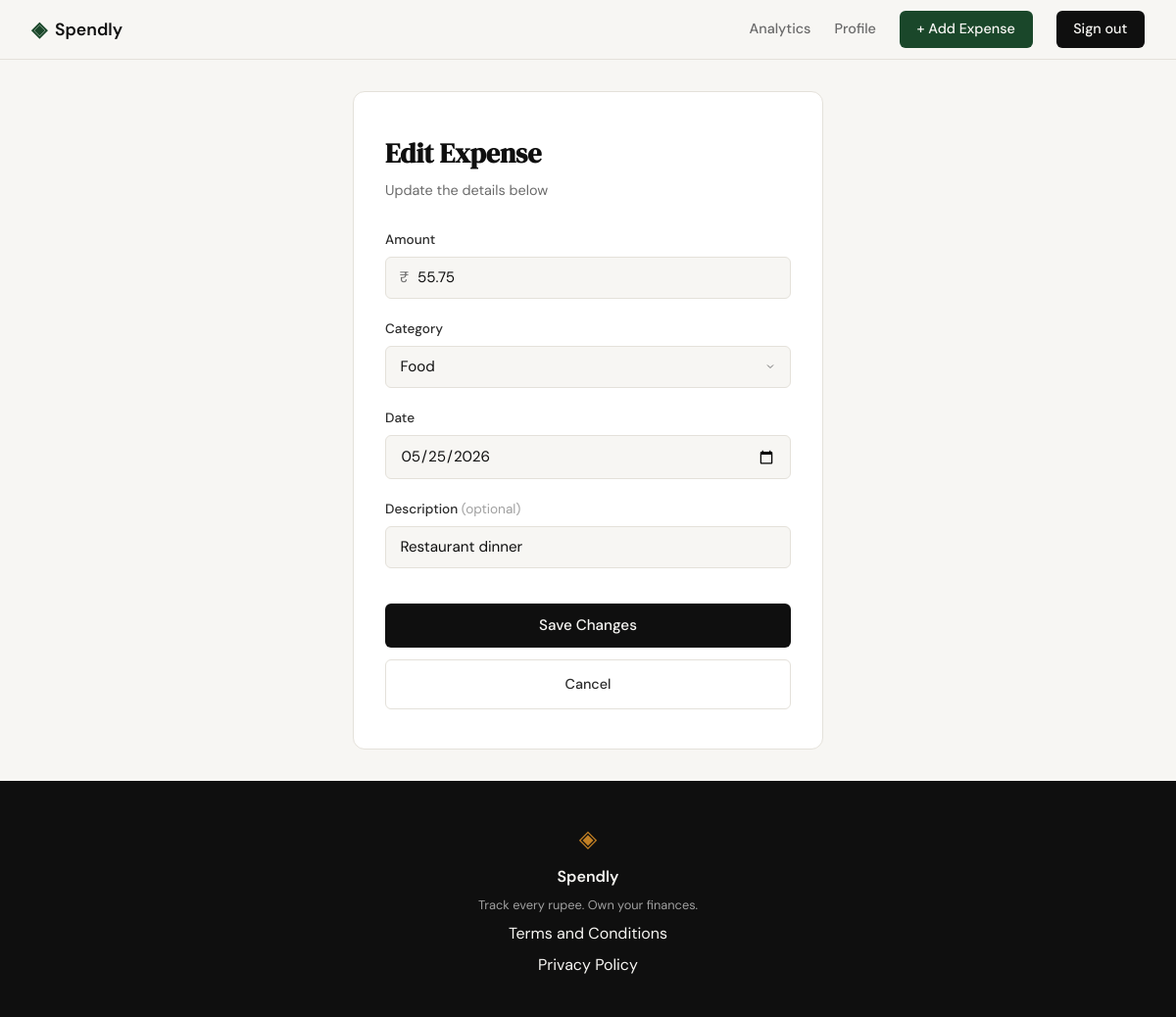
The page /expenses/8/edit (signed in) on the database as committed earlier.
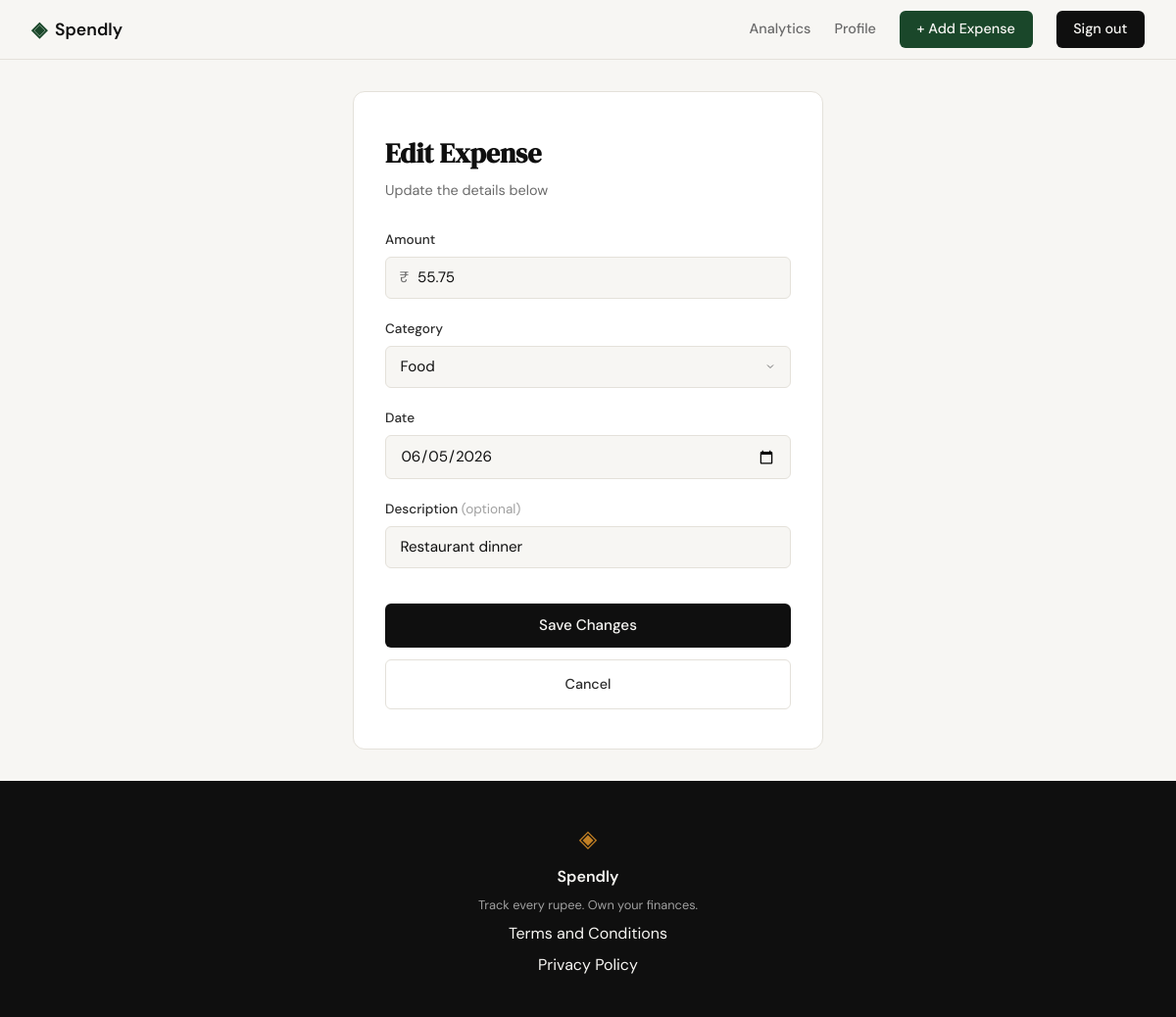
The same page on the database as committed later.
### tables this page shows
CREATE TABLE expenses (
            id          INTEGER PRIMARY KEY AUTOINCREMENT,
            user_id     INTEGER NOT NULL REFERENCES users(id),
            amount      REAL    NOT NULL,
            category    TEXT    NOT NULL,
            date        TEXT    NOT NULL,
            description TEXT,
            created_at  TEXT    DEFAULT (datetime('now'))
        );

### app.py (the view, shortened to what this page needs)
@app.route("/expenses/<int:expense_id>/edit", methods=["GET", "POST"])
def edit_expense(expense_id):
    if not session.get("user_id"):
        return redirect(url_for("login"))
    expense = get_expense_by_id(expense_id, session["user_id"])
    if expense is None:
        abort(404)
    if request.method == "GET":
        return render_template(
            "edit_expense.html",
            expense=expense,
            categories=CATEGORIES,
            selected_category=expense["category"],
        )

### database/db.py (called while the page is built)
def get_db():
    conn = sqlite3.connect(DB_PATH)
    conn.row_factory = sqlite3.Row
    conn.execute("PRAGMA foreign_keys = ON")
    return conn

### database/queries.py (called while the page is built)
def get_expense_by_id(expense_id, user_id):
    conn = get_db()
    try:
        row = conn.execute(
            "SELECT id, amount, category, date, description FROM expenses WHERE id = ? AND user_id = ?",
            (expense_id, user_id),
        ).fetchone()
    finally:
        conn.close()
    if row is None:
        return None
    return {
        "id":          row["id"],
        "amount":      row["amount"],
        "category":    row["category"],
        "date":        row["date"],
        "description": row["description"] or "",
    }

### templates/edit_expense.html (shortened to what this page needs)
{% extends "base.html" %}
{% block head %}
<link rel="stylesheet" href="{{ url_for('static', filename='css/add_expense.css') }}">
{% endblock %}
{% block content %}
<div class="add-expense-container">
  <div class="add-expense-card">
    <div class="add-expense-header">
      <h1 class="add-expense-title">Edit Expense</h1>
      <p class="add-expense-subtitle">Update the details below</p>
    </div>
    <form method="POST" action="{{ url_for('edit_expense', expense_id=expense.id) }}" class="add-expense-form">
      <div class="form-group">
        <label class="form-label" for="amount">Amount</label>
        <div class="currency-input-wrapper">
          <span class="currency-symbol">₹</span>
          <input
            class="form-input currency-input"
            type="number"
            id="amount"
            name="amount"
            step="0.01"
            min="0.01"
            placeholder="0.00"
            value="{{ form.amount if form else expense.amount }}"
            required
          >
        </div>
      </div>
      <div class="form-group">
        <label class="form-label" for="category">Category</label>
        <select class="form-input form-select" id="category" name="category" required>
          {% for cat in categories %}
          <option value="{{ cat }}" {% if cat == selected_category %}selected{% endif %}>{{ cat }}</option>
          {% endfor %}
        </select>
      </div>
      <div class="form-group">
        <label class="form-label" for="date">Date</label>
        <input
          class="form-input"
          type="date"
          id="date"
          name="date"
          value="{{ form.date if form else expense.date }}"
          required
        >
      </div>
      <div class="form-group">
        <label class="form-label" for="description">Description <span class="form-optional">(optional)</span></label>
        <input
          class="form-input"
          type="text"
          id="description"
          name="description"
          maxlength="200"
          placeholder="e.g. Lunch with friends"
          value="{{ form.description if form else expense.description }}"
        >
      </div>
      <div class="add-expense-actions">
        <button type="submit" class="btn-submit">Save Changes</button>
        <a href="{{ url_for('profile') }}" class="btn-ghost">Cancel</a>
      </div>
    </form>
  </div>
</div>
{% endblock %}

### templates/base.html (shortened to what this page needs)
<!DOCTYPE html>
<html lang="en">
<head>
    <link rel="stylesheet" href="{{ url_for('static', filename='css/style.css') }}">
    {% block head %}{% endblock %}
</head>
<body>
    <nav class="navbar">
        <div class="nav-inner">
            <a href="{{ url_for('landing') }}" class="nav-brand">
                <span class="brand-icon">◈</span>
                <span class="brand-name">Spendly</span>
            </a>
            <div class="nav-links">
                {% if session.get('user_id') %}
                    <a href="{{ url_for('analytics') }}" class="{{ 'nav-active' if request.endpoint == 'analytics' else '' }}">Analytics</a>
                    <a href="{{ url_for('profile') }}" class="{{ 'nav-active' if request.endpoint == 'profile' else '' }}">Profile</a>
                    <a href="{{ url_for('add_expense') }}" class="nav-cta-accent {{ 'nav-active' if request.endpoint == 'add_expense' else '' }}">+ Add Expense</a>
                    <a href="{{ url_for('logout') }}" class="nav-cta">Sign out</a>
                {% else %}
                    <a href="{{ url_for('login') }}">Sign in</a>
                    <a href="{{ url_for('register') }}" class="nav-cta">Get started</a>
                {% endif %}
            </div>
        </div>
    </nav>
    <main class="main-content">
        {% block content %}{% endblock %}
    </main>
    <footer class="footer">
        <div class="footer-inner">
            <span class="brand-icon">◈</span>
            <span class="footer-name">Spendly</span>
            <p class="footer-copy">Track every rupee. Own your finances.</p>
            <a href="/terms">Terms and Conditions</a>
            <a href="/privacy">Privacy Policy</a>
        </div>
    </footer>
</body>
</html>

### static/css/style.css (style rules this page uses)
:root { --ink: #0f0f0f; --ink-soft: #2d2d2d; --ink-muted: #6b6b6b; --ink-faint: #a0a0a0; --paper: #f7f6f3; --paper-warm: #f0ede6; --paper-card: #ffffff; --accent: #1a472a; --accent-light: #e8f0eb; --accent-2: #c17f24; --accent-2-light: #fdf3e3; --danger: #c0392b; --danger-light: #fdecea; --border: #e4e1da; --border-soft: #eeebe4; --font-display: 'DM Serif Display', Georgia, serif; --font-body: 'DM Sans', system-ui, sans-serif; --max-width: 1200px; --auth-width: 440px; --radius-sm: 6px; --radius-md: 12px; --radius-lg: 20px; }
*, *::before, *::after { box-sizing: border-box; margin: 0; padding: 0; }
html { font-size: 16px; scroll-behavior: smooth; }
body { background: var(--paper); color: var(--ink); font-family: var(--font-body); font-size: 1rem; line-height: 1.6; -webkit-font-smoothing: antialiased; }
a { color: inherit; text-decoration: none; }
.navbar { position: sticky; top: 0; z-index: 100; background: var(--paper); border-bottom: 1px solid var(--border); padding: 0 2rem; }
.nav-inner { max-width: var(--max-width); margin: 0 auto; height: 60px; display: flex; align-items: center; justify-content: space-between; }
.nav-brand { display: flex; align-items: center; gap: 0.5rem; font-family: var(--font-body); font-weight: 600; font-size: 1.1rem; color: var(--ink); }
.brand-icon { color: var(--accent); font-size: 1.3rem; }
.brand-name { color: var(--ink); }
.nav-links { display: flex; align-items: center; gap: 1.5rem; font-size: 0.9rem; font-weight: 500; }
.nav-links a { color: var(--ink-muted); transition: color 0.2s; }
.nav-cta { background: var(--ink) !important; color: var(--paper) !important; padding: 0.45rem 1.1rem; border-radius: var(--radius-sm); transition: background 0.2s !important; }
.nav-cta-accent { background: var(--accent) !important; color: var(--paper) !important; padding: 0.45rem 1.1rem; border-radius: var(--radius-sm); transition: background 0.2s !important; }
.main-content { min-height: calc(100vh - 60px - 100px); }
.btn-ghost { display: inline-block; background: transparent; color: var(--ink-soft); padding: 0.65rem 1.5rem; border-radius: var(--radius-sm); font-size: 0.9rem; font-weight: 500; border: 1px solid var(--border); transition: all 0.2s; text-decoration: none; }
.form-group { margin-bottom: 1.25rem; }
.form-group label { display: block; font-size: 0.85rem; font-weight: 500; color: var(--ink-soft); margin-bottom: 0.4rem; }
.form-input { width: 100%; padding: 0.6rem 0.875rem; border: 1px solid var(--border); border-radius: var(--radius-sm); font-family: var(--font-body); font-size: 0.95rem; color: var(--ink); background: var(--paper); outline: none; transition: border-color 0.2s; }
.form-input::placeholder { color: var(--ink-faint); }
.btn-submit { width: 100%; padding: 0.7rem; background: var(--ink); color: var(--paper); border: none; border-radius: var(--radius-sm); font-family: var(--font-body); font-size: 0.95rem; font-weight: 500; cursor: pointer; transition: background 0.2s; margin-top: 0.5rem; }
.footer { background: var(--ink); color: var(--paper); padding: 2.5rem 2rem; text-align: center; }
.footer-inner { display: flex; flex-direction: column; align-items: center; gap: 0.4rem; }
.footer .brand-icon { color: var(--accent-2); font-size: 1.5rem; }
.footer-name { font-weight: 600; font-size: 1rem; }
.footer-copy { font-size: 0.8rem; color: var(--ink-faint); }

Rows that differ between the two databases and show on the page:
changed expenses "Food": date "05/25/2026" → "06/05/2026"
